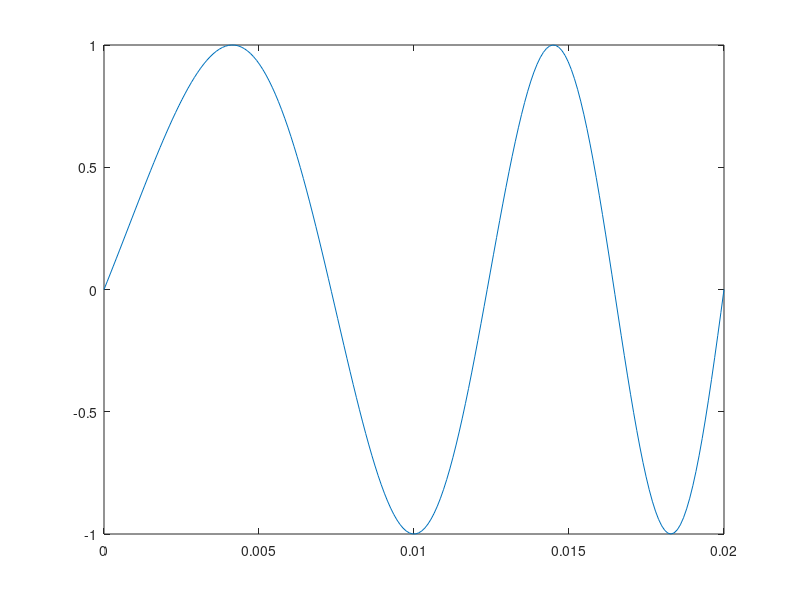

Reproduce this figure in MATLAB.
clear all;
close all;
clc;
f0=50;
fp=10000;   
n=200;
Td=n/fp;
t=linspace(0,Td,n);
w0=2*pi*f0;
k=2*pi*f0/0.01;
%dfi/dt=w0*k.*t
fi=w0*t+(1/2)*k.*t.^2;
fi0=0;
x=sin(fi+fi0);
figure 
plot(t,x); 
